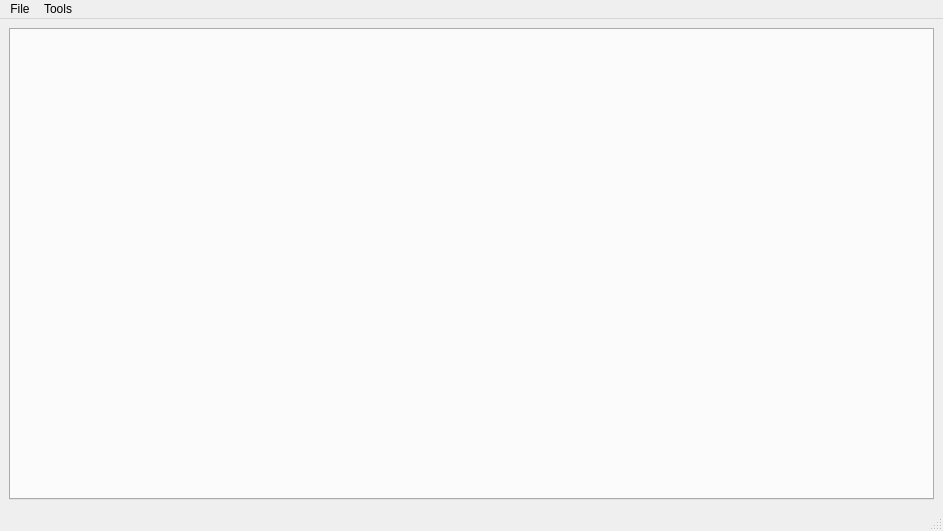
<?xml version="1.0" encoding="UTF-8"?>
<ui version="4.0">
 <class>Polaris</class>
 <widget class="QMainWindow" name="Polaris">
  <property name="geometry">
   <rect>
    <x>0</x>
    <y>0</y>
    <width>943</width>
    <height>531</height>
   </rect>
  </property>
  <property name="windowTitle">
   <string>POLARIS Aanalyzer</string>
  </property>
  <property name="windowIcon">
   <iconset resource="resources.qrc">
    <normaloff>:/plugins/polaris/icons/logo.png</normaloff>:/plugins/polaris/icons/logo.png</iconset>
  </property>
  <widget class="QWidget" name="mainWidget">
   <layout class="QHBoxLayout" name="horizontalLayout_4">
    <item>
     <layout class="QHBoxLayout" name="horizontalLayout">
      <item>
       <widget class="QTabWidget" name="tabWidget">
        <property name="currentIndex">
         <number>-1</number>
        </property>
       </widget>
      </item>
     </layout>
    </item>
   </layout>
  </widget>
  <widget class="QMenuBar" name="menubar">
   <property name="geometry">
    <rect>
     <x>0</x>
     <y>0</y>
     <width>943</width>
     <height>21</height>
    </rect>
   </property>
   <widget class="QMenu" name="menuFile">
    <property name="title">
     <string>File</string>
    </property>
    <widget class="QMenu" name="menuRecent_Databases">
     <property name="title">
      <string>Recent Databases</string>
     </property>
     <addaction name="actionA"/>
     <addaction name="actionB"/>
    </widget>
    <addaction name="actionDatabase"/>
    <addaction name="menuRecent_Databases"/>
    <addaction name="actionConnect_TestCase"/>
    <addaction name="actionDraw"/>
    <addaction name="actionQuit"/>
   </widget>
   <widget class="QMenu" name="menuTools">
    <property name="title">
     <string>Tools</string>
    </property>
    <addaction name="actionNew_XY_DB_Plot"/>
    <addaction name="actionNew_XY_DB_Plot_1"/>
    <addaction name="actionTravel_Time_Layer"/>
   </widget>
   <addaction name="menuFile"/>
   <addaction name="menuTools"/>
  </widget>
  <widget class="QStatusBar" name="statusbar"/>
  <action name="actionDatabase">
   <property name="text">
    <string>Open Database</string>
   </property>
  </action>
  <action name="actionA">
   <property name="text">
    <string>a</string>
   </property>
  </action>
  <action name="actionB">
   <property name="text">
    <string>b</string>
   </property>
  </action>
  <action name="actionConnect_TestCase">
   <property name="text">
    <string>Connect TestCase</string>
   </property>
  </action>
  <action name="actionDraw">
   <property name="text">
    <string>Draw</string>
   </property>
  </action>
  <action name="actionQuit">
   <property name="text">
    <string>Quit</string>
   </property>
  </action>
  <action name="actionNew_XY_DB_Plot">
   <property name="text">
    <string>New XY DB Plot</string>
   </property>
  </action>
  <action name="actionNew_XY_DB_Plot_1">
   <property name="text">
    <string>New XY DB Plot 1</string>
   </property>
  </action>
  <action name="actionTravel_Time_Layer">
   <property name="text">
    <string>Travel Time Layer</string>
   </property>
  </action>
 </widget>
 <resources>
  <include location="resources.qrc"/>
 </resources>
 <connections/>
</ui>
